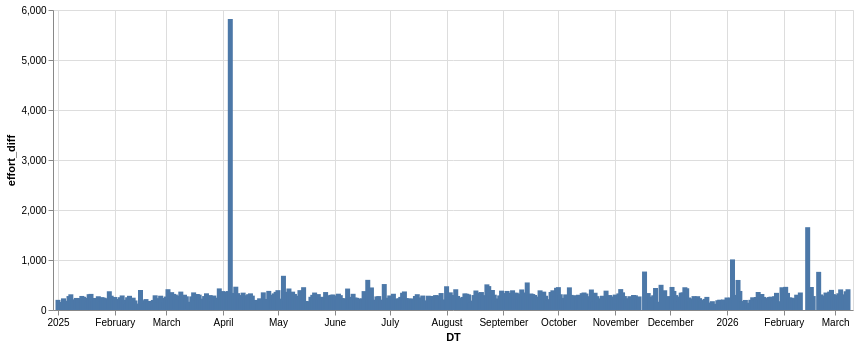

The cell this chart's notebook holds for it:
### Code cell
alt.Chart(
    dfp,
    width=800
).mark_bar(
).encode(
    alt.X('DT:T'),
    alt.Y('effort_diff:Q')
)

### Figure 1 — Vega-Lite specification as saved in the notebook (floating-point values rounded to 4 significant figures; data arrays with more than 128 entries replaced by an {"elided": "..."} marker saying what was removed)
{"config": {"view": {"continuousWidth": 300, "continuousHeight": 300}}, "data": {"name": "data-df473b1a9f174577e4be76c44f85e01a"}, "mark": {"type": "bar"}, "encoding": {"x": {"field": "DT", "type": "temporal"}, "y": {"field": "effort_diff", "type": "quantitative"}}, "width": 800, "$schema": "https://vega.github.io/schema/vega-lite/v6.1.0.json", "datasets": {"data-df473b1a9f174577e4be76c44f85e01a": {"elided": "412 records"}}}
